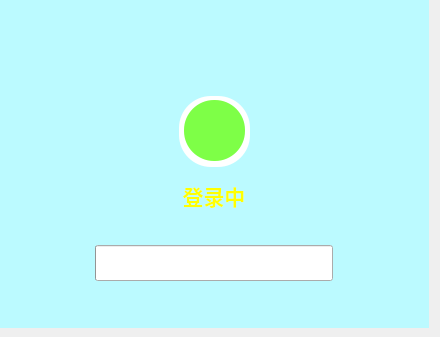
   <widget class="QWidget" name="page_2">
    <widget class="QLabel" name="label_backround">
     <property name="geometry">
      <rect>
       <x>0</x>
       <y>0</y>
       <width>429</width>
       <height>328</height>
      </rect>
     </property>
     <property name="styleSheet">
      <string notr="true">QLabel{
	
	background-color: rgb(187, 250, 255);
}</string>
     </property>
     <property name="text">
      <string/>
     </property>
    </widget>
    <widget class="QLabel" name="label_AvaLogin">
     <property name="geometry">
      <rect>
       <x>179</x>
       <y>96</y>
       <width>71</width>
       <height>71</height>
      </rect>
     </property>
     <property name="styleSheet">
      <string notr="true">QLabel{
	
	background-color: rgb(255, 255, 255);
	border-width:0px;
	border-radius:32px;
	border-style:solid;
	border-color: rgb(255, 255, 255);
}</string>
     </property>
     <property name="text">
      <string/>
     </property>
    </widget>
    <widget class="QLabel" name="label_AvaW">
     <property name="geometry">
      <rect>
       <x>184</x>
       <y>100</y>
       <width>61</width>
       <height>61</height>
      </rect>
     </property>
     <property name="styleSheet">
      <string notr="true">QLabel{
	border-image: url(:/Img/moren.png);
	background-color: rgb(126, 255, 71);
	border-width:0px;
	border-radius:30px;
	border-style:solid;
	border-color: rgb(255, 255, 255);
}</string>
     </property>
     <property name="text">
      <string/>
     </property>
    </widget>
    <widget class="QProgressBar" name="progressBar_Login">
     <property name="geometry">
      <rect>
       <x>95</x>
       <y>245</y>
       <width>238</width>
       <height>36</height>
      </rect>
     </property>
     <property name="value">
      <number>0</number>
     </property>
     <property name="textVisible">
      <bool>false</bool>
     </property>
    </widget>
    <widget class="QLabel" name="label_4">
     <property name="geometry">
      <rect>
       <x>95</x>
       <y>178</y>
       <width>238</width>
       <height>36</height>
      </rect>
     </property>
     <property name="font">
      <font>
       <pointsize>16</pointsize>
       <weight>75</weight>
       <bold>true</bold>
      </font>
     </property>
     <property name="layoutDirection">
      <enum>Qt::LeftToRight</enum>
     </property>
     <property name="styleSheet">
      <string notr="true">QLabel{
	
	color: rgb(255, 255, 0);
}</string>
     </property>
     <property name="text">
      <string>登录中</string>
     </property>
     <property name="alignment">
      <set>Qt::AlignCenter</set>
     </property>
    </widget>
    <widget class="QLabel" name="label_QQPro_2">
     <property name="geometry">
      <rect>
       <x>0</x>
       <y>0</y>
       <width>141</width>
       <height>51</height>
      </rect>
     </property>
     <property name="text">
      <string/>
     </property>
     <property name="pixmap">
      <pixmap resource="Img.qrc">:/Img/QQ_SIGN.png</pixmap>
     </property>
     <property name="scaledContents">
      <bool>true</bool>
     </property>
    </widget>
    <widget class="QPushButton" name="btn_minisize_2">
     <property name="geometry">
      <rect>
       <x>370</x>
       <y>-1</y>
       <width>31</width>
       <height>31</height>
      </rect>
     </property>
     <property name="autoFillBackground">
      <bool>false</bool>
     </property>
     <property name="styleSheet">
      <string notr="true">QPushButton::hover{
	image: url(:/Img/minisize_gray.png);
}
</string>
     </property>
     <property name="text">
      <string/>
     </property>
     <property name="icon">
      <iconset resource="Img.qrc">
       <normaloff>:/Img/minisize.png</normaloff>:/Img/minisize.png</iconset>
     </property>
     <property name="iconSize">
      <size>
       <width>16</width>
       <height>16</height>
      </size>
     </property>
     <property name="checkable">
      <bool>false</bool>
     </property>
     <property name="autoDefault">
      <bool>false</bool>
     </property>
     <property name="flat">
      <bool>true</bool>
     </property>
    </widget>
    <widget class="QPushButton" name="btn_close_2">
     <property name="geometry">
      <rect>
       <x>400</x>
       <y>-1</y>
       <width>31</width>
       <height>31</height>
      </rect>
     </property>
     <property name="autoFillBackground">
      <bool>false</bool>
     </property>
     <property name="styleSheet">
      <string notr="true">QPushButton::hover{
	image: url(:/Img/close_red.png);
}
QPushButton::passed{
	
	image: url(:/Img/close_red_passed.png);
}</string>
     </property>
     <property name="text">
      <string/>
     </property>
     <property name="icon">
      <iconset resource="Img.qrc">
       <normaloff>:/Img/close.png</normaloff>:/Img/close.png</iconset>
     </property>
     <property name="iconSize">
      <size>
       <width>16</width>
       <height>16</height>
      </size>
     </property>
     <property name="checkable">
      <bool>false</bool>
     </property>
     <property name="autoDefault">
      <bool>false</bool>
     </property>
     <property name="flat">
      <bool>true</bool>
     </property>
    </widget>
   </widget>
